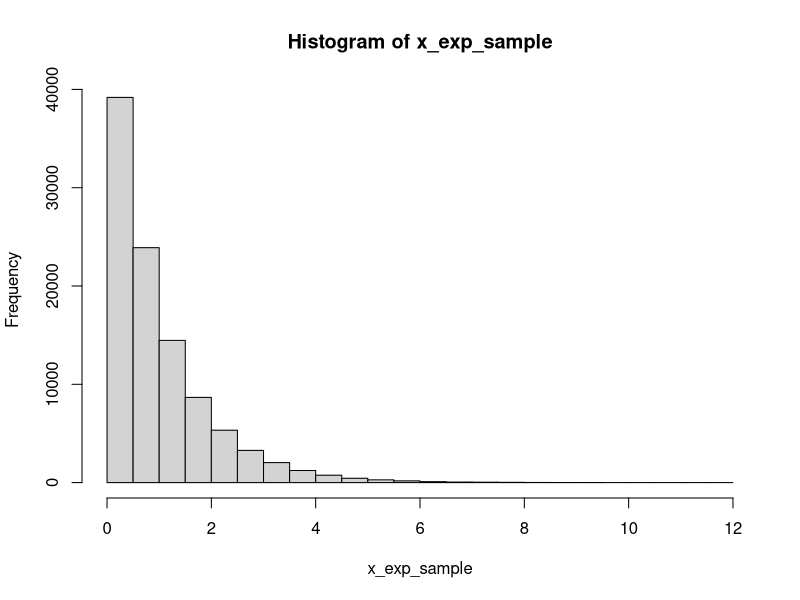
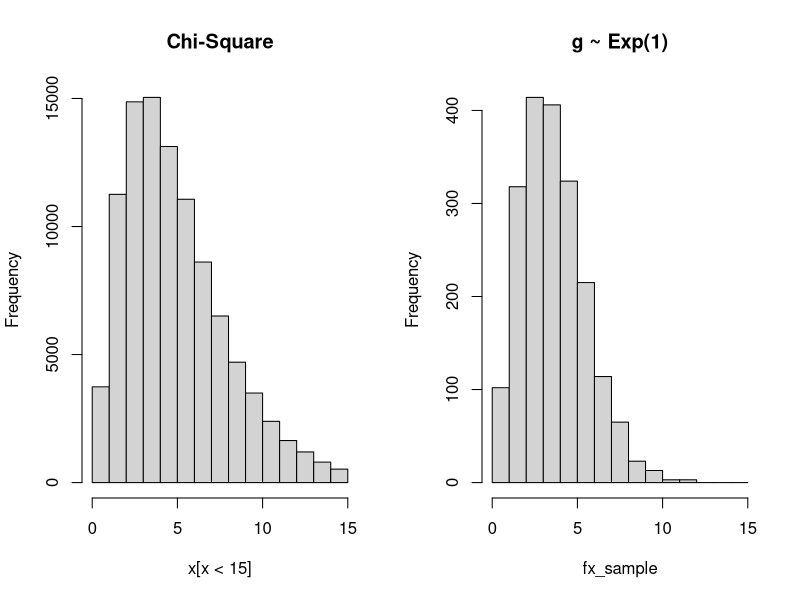
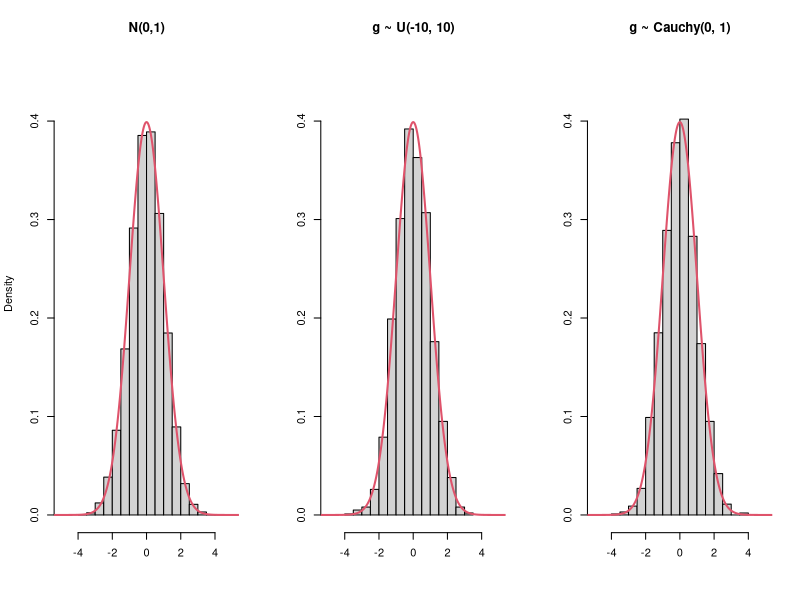
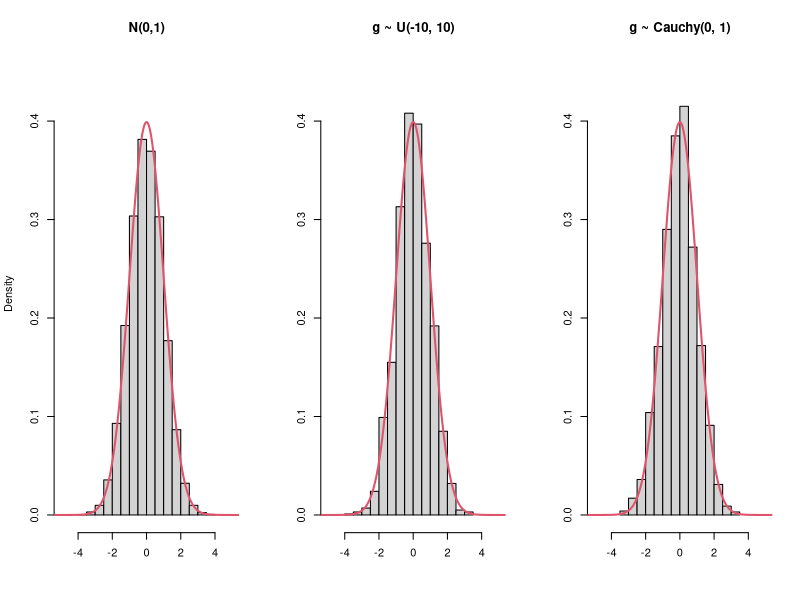
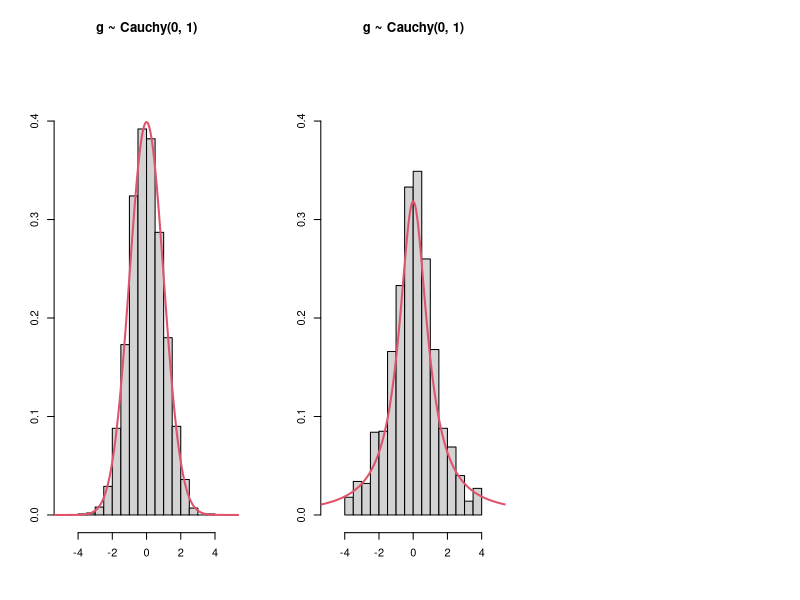
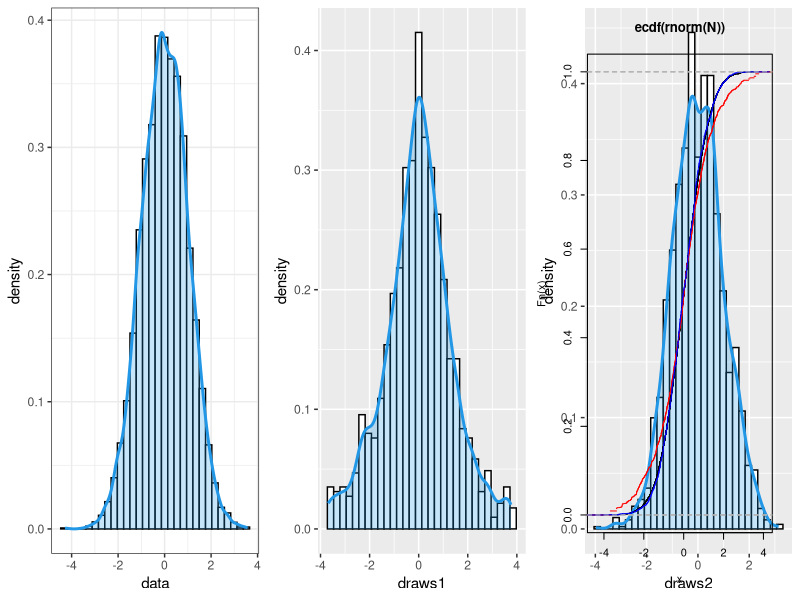

These charts were generated, in order, by the following R code:
## ---- chunk 1
knitr::opts_chunk$set(echo = TRUE)
## ---- chunk 2
set.seed(2019)

n = 100000
m = 2000

x_exp_sample = rexp(n)
hist(x_exp_sample)

fx_unnormalized = 5*dchisq(x_exp_sample, df=5)
gx = dexp(x_exp_sample)

weight = fx_unnormalized/gx
weight_norm = weight/sum(weight)

fx_sample = sample(x_exp_sample, size=m, replace=FALSE, prob = weight_norm)

par(mfrow=c(1,2))
x = rchisq(n, df=5)
hist(x[x<15], breaks=seq(0, 15,1), main='Chi-Square')
hist(fx_sample, breaks=seq(0, 15, 1), main='g ~ Exp(1)')

## ---- chunk 3
ks.test(x, fx_sample)
## ---- chunk 4
set.seed(1231354)
N      = 10000
xx = seq(-6,6,length=1000)

par(mfrow=c(1,3))

hist(rnorm(N), main = 'N(0,1)', xlab = '', prob=TRUE,ylim=c(0,0.45),xlim=c(-5,5))
lines(xx,dnorm(xx),col=2,lwd=2)

## SIR: Uniform proposal

N      = 10000
m      = 2000
draw1  = runif(N,-10,10)
w      = dnorm(draw1)/0.05
ind    = sample(1:N,size=m,replace=TRUE,prob=w)
draws1 = draw1[ind]
draws2 = draws1
hist(draws1,xlab="",ylab="",main="g ~ U(-10, 10)",prob=TRUE,ylim=c(0,0.45),xlim=c(-5,5))
lines(xx,dnorm(xx),col=2,lwd=2)
length(unique(draws1))/m

## SIR: Cauchy proposal
draw1  = rcauchy(N) # t-student vira a cauchy quando df=1
w      = dnorm(draw1)/dcauchy(draw1)
ind    = sample(1:N,size=m,prob=w)
draws1 = draw1[ind]
hist(draws1,xlab="",ylab="",main="g ~ Cauchy(0, 1)",prob=TRUE,ylim=c(0,0.45),xlim=c(-5,5))
lines(xx,dnorm(xx),col=2,lwd=2)
length(unique(draws1))/m
## ---- chunk 5
set.seed(1231354)
N = 10000
xx = seq(-6,6,length=1000)
x = rnorm(N)
hist(rnorm(N), main = 'N(0,1)', xlab = '', prob=TRUE,ylim=c(0,0.45),xlim=c(-5,5))
lines(xx,dnorm(xx),col=2,lwd=2)
## ---- chunk 6
set.seed(1231354)
N      = 10000
m      = 2000
draw1  = runif(N,-10,10)
w      = dnorm(draw1)/(1/20)
ind    = sample(1:N,size=m,replace=TRUE,prob=w)
draws1 = draw1[ind]
hist(draws1,xlab="",ylab="",main="g ~ U(-10, 10)",prob=TRUE,ylim=c(0,0.45),xlim=c(-5,5))
lines(xx,dnorm(xx),col=2,lwd=2)
## ---- chunk 7
ks.test(x, draws1)
## ---- chunk 8
## SIR: Cauchy proposal
set.seed(1231354)
draw1  = rcauchy(N) # t-student vira a cauchy quando df=1
w      = dnorm(draw1)/dcauchy(draw1)
ind    = sample(1:N,size=m,prob=w, replace = FALSE)
draws1 = draw1[ind]
hist(draws1,xlab="",ylab="",main="g ~ Cauchy(0, 1)",prob=TRUE,ylim=c(0,0.45),xlim=c(-5,5))
lines(xx,dnorm(xx),col=2,lwd=2)
length(unique(draws1))/m
## ---- chunk 9
ks.test(x, draws1)
## ---- chunk 10
draw1  = rt(N,1) # t-student vira a cauchy quando df=1
w      = dnorm(draw1)/dt(draw1,1)
ind    = sample(1:N,size=m,replace=TRUE,prob=w)
draws1 = draw1[ind]
hist(draws1,xlab="",ylab="",main="g ~ Cauchy(0, 1)",prob=TRUE,ylim=c(0,0.45),xlim=c(-5,5))
lines(xx,dnorm(xx),col=2,lwd=2)
length(unique(draws1))/m
## ---- chunk 11
draw1  = rnorm(N) # t-student vira a cauchy quando df=1
w      = dcauchy(draw1)/dnorm(draw1)
ind    = sample(1:N,size=m,replace=TRUE,prob=w)
draws1 = draw1[ind]
hist(draws1,xlab="",ylab="",main="g ~ Cauchy(0, 1)",prob=TRUE,ylim=c(0,0.45),xlim=c(-5,5))
lines(xx,dcauchy(xx),col=2,lwd=2)
length(unique(draws1))/m
## ---- chunk 12

library(ggplot2)
library(gridExtra)

f1 = ggplot(data.frame(data = rnorm(N)), aes(x = data)) + 
  geom_histogram(aes(y = ..density..),
                 colour = 1, fill = "white") +
  geom_density(lwd = 1, colour = 4,
               fill = 4, alpha = 0.25) +
    theme_bw()

f2 = ggplot(data.frame(draws1), aes(x = draws1)) + 
  geom_histogram(aes(y = ..density..),
                 colour = 1, fill = "white") +
  geom_density(lwd = 1, colour = 4,
               fill = 4, alpha = 0.25)

f3 = ggplot(data.frame(draws2), aes(x = draws2)) + 
  geom_histogram(aes(y = ..density..),
                 colour = 1, fill = "white") +
  geom_density(lwd = 1, colour = 4,
               fill = 4, alpha = 0.25)

grid.arrange(f1, f2, f3, ncol=3)
## ---- chunk 13
plot(ecdf(rnorm(N)))
lines(ecdf(draws1), col='red')
lines(ecdf(draws2), col='blue')

## ---- chunk 14
ks.test(rnorm(N), draws1)
## ---- chunk 15
ks.test(rnorm(N), draws2)

